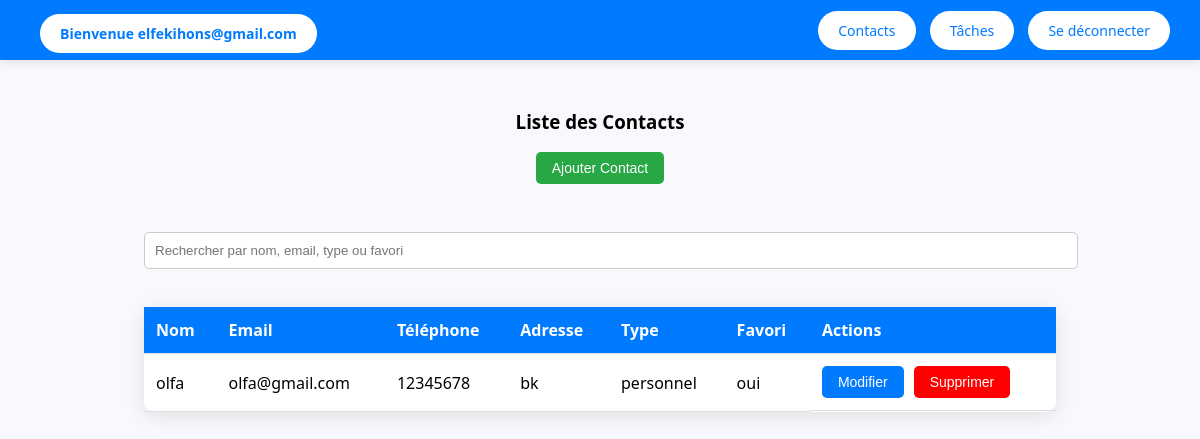
Screenshot of /contacts (signed in) with the database file from the repository.
### tables this page shows
CREATE TABLE contacts (
    idContact INTEGER PRIMARY KEY AUTOINCREMENT,
    nom TEXT NOT NULL unique,
    telephone TEXT NOT NULL ,
    email TEXT ,
    adresse TEXT,
    type TEXT CHECK(type IN ('professionnel', 'personnel')),
    favori BOOLEAN DEFAULT 0,
    idUtilisateur INTEGER,
    FOREIGN KEY (idUtilisateur) REFERENCES utilisateurs(idUtilisateur)
);

### app.py (the view)
@app.route("/contacts")
def contacts():
    if "utilisateur_id" not in session:
        return redirect("/login")
    utilisateur_id = session["utilisateur_id"]
    conn = get_db_connection()
    contacts = conn.execute(
        "SELECT * FROM contacts WHERE idUtilisateur = ?",
        (utilisateur_id,)
    ).fetchall()
    nb_personnels = conn.execute(
        "SELECT COUNT(*) FROM contacts WHERE idUtilisateur = ? AND type = 'personnel'",
        (utilisateur_id,)
    ).fetchone()[0]
    nb_professionnels = conn.execute(
        "SELECT COUNT(*) FROM contacts WHERE idUtilisateur = ? AND type = 'professionnel'",
        (utilisateur_id,)
    ).fetchone()[0]
    conn.close()
    return render_template(
        "contacts.html",
        email=session["email"],
        contacts=contacts,
        nb_contacts_personnels=nb_personnels,
        nb_contacts_professionnels=nb_professionnels,
        nb_contacts_total=nb_personnels + nb_professionnels
    )

### app.py (called while the page is built)
def get_db_connection():
    conn = sqlite3.connect("carnet_contactsN.db")
    conn.row_factory = sqlite3.Row
    return conn

### templates/contacts.html (shortened to what this page needs)
<!DOCTYPE html>
<html lang="fr">
<head>
</head>
<body>
    <div class="navbar">
        <h2><a href="/dashboard">Bienvenue {{ email }}</a></h2>
        <div>
            <a href="/contacts">Contacts</a>
            <a href="/taches">Tâches</a>
            <a href="/logout">Se déconnecter</a>
        </div>
    </div>
    <div class="main-content">
        <h3>Liste des Contacts</h3>
        <button class="btn add-contact-btn" id="addContactBtn">Ajouter Contact</button>
<div style="margin-top: 20px; width: 80%;">
    <input type="text" id="searchInput" placeholder="Rechercher par nom, email, type ou favori" style="width: 100%; padding: 10px; border-radius: 5px; border: 1px solid #ccc;">
</div>
        <table>
            <thead>
                <tr>
                    <th>Nom</th>
                    <th>Email</th>
                    <th>Téléphone</th>
                    <th>Adresse</th>
                    <th>Type</th>
                    <th>Favori</th>
                    <th>Actions</th>
                </tr>
            </thead>
            <tbody>
                {% for contact in contacts %}
                    <tr>
                        <td>{{ contact.nom }}</td>
                        <td>{{ contact.email }}</td>
                        <td>{{ contact.telephone }}</td>
                        <td>{{ contact.adresse }}</td>
                        <td>{{ contact.type }}</td>
                        <td>{{ contact.favori }}</td>
                        <td class="action-buttons">
                            <button class="btn" onclick="ouvrirFormulaireModification('{{ contact.idContact }}', '{{ contact.nom }}', '{{ contact.email }}', '{{ contact.telephone }}', '{{ contact.adresse }}', '{{ contact.type }}', '{{ contact.favori }}')">Modifier</button>
                          <button class="btn btn-danger" onclick="confirmerSuppression('{{ contact.idContact }}', '{{ contact.nom }}')">Supprimer</button>
                        </td>
                    </tr>
                {% endfor %}
            </tbody>
        </table>
    </div>
</body>
</html>

### templates/contacts.html (style rules this page uses)
body { margin: 0; font-family: 'Segoe UI', Tahoma, Geneva, Verdana, sans-serif; background-color: #f7f9fc; display: flex; height: 100vh; flex-direction: column; }
a { text-decoration: none; }
.navbar { background-color: #007bff; color: white; padding: 15px 30px; display: flex; justify-content: space-between; align-items: center; box-shadow: 0 2px 10px rgba(0, 0, 0, 0.1); }
.navbar h2 { margin: 0; font-size: 22px; }
.navbar a { background-color: #ffffff; color: #007bff; padding: 10px 20px; border-radius: 25px; transition: background-color 0.3s ease; font-size: 14px; margin-left: 10px; }
.main-content { padding: 30px; flex-grow: 1; display: flex; flex-direction: column; align-items: center; }
table { width: 80%; border-collapse: collapse; margin-top: 30px; background-color: white; border-radius: 10px; box-shadow: 0 4px 20px rgba(0, 0, 0, 0.1); }
th, td { padding: 12px; text-align: left; border-bottom: 1px solid #ddd; }
th { background-color: #007bff; color: white; }
.action-buttons { display: flex; gap: 10px; }
.btn { background-color: #007bff; color: white; padding: 8px 16px; border-radius: 5px; text-align: center; cursor: pointer; font-size: 14px; border: none; transition: background-color 0.3s ease; }
.btn.btn-danger { background-color: red; }
.add-contact-btn { background-color: #28a745; margin-bottom: 20px; }
input[type="text"], input[type="email"], input[type="tel"] { width: 100%; padding: 12px; margin: 8px 0; border-radius: 5px; border: 1px solid #ddd; }

### rows the page displays
contacts: nom "olfa", email "olfa@gmail.com", telephone "12345678", adresse "bk", type "personnel", favori "oui"

### other values shown
{{ email }} "elfekihons@gmail.com"
